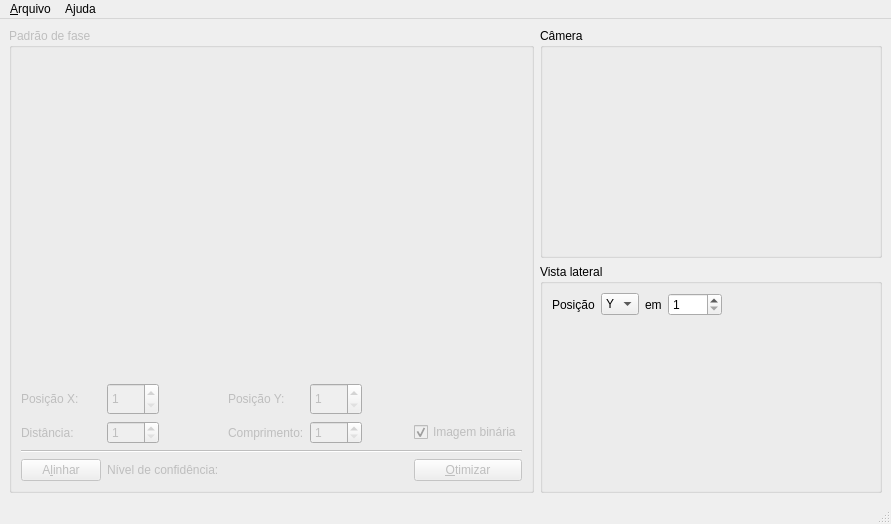
<?xml version="1.0" encoding="UTF-8"?>
<ui version="4.0">
 <class>MainWindow</class>
 <widget class="QMainWindow" name="MainWindow">
  <property name="geometry">
   <rect>
    <x>0</x>
    <y>0</y>
    <width>891</width>
    <height>524</height>
   </rect>
  </property>
  <property name="focusPolicy">
   <enum>Qt::NoFocus</enum>
  </property>
  <property name="windowTitle">
   <string>Otimizar padrão de fase</string>
  </property>
  <property name="windowIcon">
   <iconset>
    <normaloff>icon.xpm</normaloff>icon.xpm</iconset>
  </property>
  <widget class="QWidget" name="centralwidget">
   <layout class="QGridLayout" name="gridLayout">
    <item row="1" column="1">
     <widget class="QGroupBox" name="gbCamera">
      <property name="enabled">
       <bool>true</bool>
      </property>
      <property name="title">
       <string>Câmera</string>
      </property>
      <layout class="QGridLayout" name="gridLayout_4">
       <item row="0" column="0" colspan="2">
        <widget class="QLabel" name="lblCamera">
         <property name="text">
          <string/>
         </property>
         <property name="alignment">
          <set>Qt::AlignCenter</set>
         </property>
        </widget>
       </item>
      </layout>
     </widget>
    </item>
    <item row="2" column="1">
     <widget class="QGroupBox" name="gbCameraSideView">
      <property name="enabled">
       <bool>true</bool>
      </property>
      <property name="maximumSize">
       <size>
        <width>16777215</width>
        <height>250</height>
       </size>
      </property>
      <property name="title">
       <string>Vista lateral</string>
      </property>
      <layout class="QGridLayout" name="gridLayout_2">
       <item row="0" column="2">
        <widget class="QLabel" name="lblIn">
         <property name="text">
          <string>em</string>
         </property>
        </widget>
       </item>
       <item row="0" column="1">
        <widget class="QComboBox" name="cbPosition">
         <property name="currentIndex">
          <number>1</number>
         </property>
         <item>
          <property name="text">
           <string>X</string>
          </property>
         </item>
         <item>
          <property name="text">
           <string>Y</string>
          </property>
         </item>
        </widget>
       </item>
       <item row="1" column="0" colspan="6">
        <widget class="QLabel" name="lblCameraSideView">
         <property name="text">
          <string/>
         </property>
         <property name="alignment">
          <set>Qt::AlignCenter</set>
         </property>
        </widget>
       </item>
       <item row="0" column="0">
        <widget class="QLabel" name="lblPosition">
         <property name="text">
          <string>Posição</string>
         </property>
        </widget>
       </item>
       <item row="0" column="3">
        <widget class="QSpinBox" name="sbPositionValue">
         <property name="minimum">
          <number>1</number>
         </property>
         <property name="maximum">
          <number>1280</number>
         </property>
        </widget>
       </item>
       <item row="0" column="4">
        <spacer name="horizontalSpacer_3">
         <property name="orientation">
          <enum>Qt::Horizontal</enum>
         </property>
         <property name="sizeHint" stdset="0">
          <size>
           <width>40</width>
           <height>20</height>
          </size>
         </property>
        </spacer>
       </item>
      </layout>
     </widget>
    </item>
    <item row="1" column="0" rowspan="2">
     <widget class="QGroupBox" name="gbPhase">
      <property name="enabled">
       <bool>false</bool>
      </property>
      <property name="title">
       <string>Padrão de fase</string>
      </property>
      <layout class="QGridLayout" name="gridLayout_3">
       <item row="1" column="1">
        <widget class="QLabel" name="lblX">
         <property name="text">
          <string>Posição X:</string>
         </property>
        </widget>
       </item>
       <item row="7" column="2">
        <widget class="QLabel" name="lblConfidence">
         <property name="text">
          <string>Nível de confidência: </string>
         </property>
        </widget>
       </item>
       <item row="7" column="6">
        <widget class="QPushButton" name="pbOptimize">
         <property name="text">
          <string>&amp;Otimizar</string>
         </property>
        </widget>
       </item>
       <item row="0" column="1" colspan="6">
        <widget class="QLabel" name="lblPhase">
         <property name="text">
          <string/>
         </property>
         <property name="alignment">
          <set>Qt::AlignCenter</set>
         </property>
        </widget>
       </item>
       <item row="1" column="2">
        <widget class="QSpinBox" name="sbX">
         <property name="maximumSize">
          <size>
           <width>52</width>
           <height>32</height>
          </size>
         </property>
         <property name="toolTip">
          <string>&lt;html&gt;&lt;head/&gt;&lt;body&gt;&lt;p&gt;Indica a posição X do padrão de fase no canvas do SLM&lt;/p&gt;&lt;/body&gt;&lt;/html&gt;</string>
         </property>
         <property name="whatsThis">
          <string>&lt;html&gt;&lt;head/&gt;&lt;body&gt;&lt;p&gt;&lt;br/&gt;&lt;/p&gt;&lt;/body&gt;&lt;/html&gt;</string>
         </property>
         <property name="minimum">
          <number>1</number>
         </property>
         <property name="maximum">
          <number>1280</number>
         </property>
        </widget>
       </item>
       <item row="1" column="4">
        <widget class="QSpinBox" name="sbY">
         <property name="maximumSize">
          <size>
           <width>52</width>
           <height>32</height>
          </size>
         </property>
         <property name="toolTip">
          <string>&lt;html&gt;&lt;head/&gt;&lt;body&gt;&lt;p&gt;Indica a posição Y do padrão de fase no canvas do SLM&lt;/p&gt;&lt;/body&gt;&lt;/html&gt;</string>
         </property>
         <property name="whatsThis">
          <string>&lt;html&gt;&lt;head/&gt;&lt;body&gt;&lt;p&gt;&lt;br/&gt;&lt;/p&gt;&lt;/body&gt;&lt;/html&gt;</string>
         </property>
         <property name="minimum">
          <number>1</number>
         </property>
         <property name="maximum">
          <number>1024</number>
         </property>
        </widget>
       </item>
       <item row="7" column="1">
        <widget class="QPushButton" name="pbAlign">
         <property name="text">
          <string>A&amp;linhar</string>
         </property>
        </widget>
       </item>
       <item row="6" column="1" colspan="6">
        <widget class="Line" name="line">
         <property name="orientation">
          <enum>Qt::Horizontal</enum>
         </property>
        </widget>
       </item>
       <item row="1" column="3">
        <widget class="QLabel" name="lblY">
         <property name="text">
          <string>Posição Y:</string>
         </property>
        </widget>
       </item>
       <item row="7" column="5">
        <spacer name="horizontalSpacer_2">
         <property name="orientation">
          <enum>Qt::Horizontal</enum>
         </property>
         <property name="sizeHint" stdset="0">
          <size>
           <width>40</width>
           <height>20</height>
          </size>
         </property>
        </spacer>
       </item>
       <item row="3" column="2">
        <widget class="QSpinBox" name="sbDistanceGrating">
         <property name="maximumSize">
          <size>
           <width>52</width>
           <height>32</height>
          </size>
         </property>
         <property name="minimum">
          <number>1</number>
         </property>
         <property name="maximum">
          <number>1024</number>
         </property>
        </widget>
       </item>
       <item row="3" column="4">
        <widget class="QSpinBox" name="sbLengthGrating">
         <property name="maximumSize">
          <size>
           <width>52</width>
           <height>32</height>
          </size>
         </property>
         <property name="minimum">
          <number>1</number>
         </property>
         <property name="maximum">
          <number>1024</number>
         </property>
        </widget>
       </item>
       <item row="3" column="1">
        <widget class="QLabel" name="lblDistanceGrating">
         <property name="text">
          <string>Distância:</string>
         </property>
        </widget>
       </item>
       <item row="3" column="3">
        <widget class="QLabel" name="lblLengthGrating">
         <property name="text">
          <string>Comprimento:</string>
         </property>
        </widget>
       </item>
       <item row="3" column="6">
        <widget class="QCheckBox" name="cbBinary">
         <property name="text">
          <string>Imagem binária</string>
         </property>
         <property name="checked">
          <bool>true</bool>
         </property>
        </widget>
       </item>
       <item row="1" column="5" colspan="2">
        <spacer name="horizontalSpacer">
         <property name="orientation">
          <enum>Qt::Horizontal</enum>
         </property>
         <property name="sizeHint" stdset="0">
          <size>
           <width>40</width>
           <height>20</height>
          </size>
         </property>
        </spacer>
       </item>
      </layout>
     </widget>
    </item>
   </layout>
  </widget>
  <widget class="QMenuBar" name="menubar">
   <property name="geometry">
    <rect>
     <x>0</x>
     <y>0</y>
     <width>891</width>
     <height>30</height>
    </rect>
   </property>
   <widget class="QMenu" name="mnFile">
    <property name="title">
     <string>&amp;Arquivo</string>
    </property>
    <addaction name="actLoadImage"/>
    <addaction name="actSavePhase"/>
    <addaction name="separator"/>
    <addaction name="actQuit"/>
   </widget>
   <widget class="QMenu" name="mnHelp">
    <property name="title">
     <string>Ajuda</string>
    </property>
    <addaction name="actAbout"/>
   </widget>
   <addaction name="mnFile"/>
   <addaction name="mnHelp"/>
  </widget>
  <widget class="QStatusBar" name="statusbar"/>
  <action name="actQuit">
   <property name="text">
    <string>&amp;Sair</string>
   </property>
  </action>
  <action name="actLoadImage">
   <property name="text">
    <string>&amp;Carregar imagem</string>
   </property>
  </action>
  <action name="actAbout">
   <property name="text">
    <string>Sobre</string>
   </property>
  </action>
  <action name="actSavePhase">
   <property name="text">
    <string>Salvar &amp;fase</string>
   </property>
  </action>
 </widget>
 <tabstops>
  <tabstop>sbX</tabstop>
  <tabstop>sbY</tabstop>
  <tabstop>sbDistanceGrating</tabstop>
  <tabstop>sbLengthGrating</tabstop>
  <tabstop>cbBinary</tabstop>
  <tabstop>pbAlign</tabstop>
  <tabstop>pbOptimize</tabstop>
  <tabstop>cbPosition</tabstop>
  <tabstop>sbPositionValue</tabstop>
 </tabstops>
 <resources/>
 <connections>
  <connection>
   <sender>actQuit</sender>
   <signal>triggered()</signal>
   <receiver>MainWindow</receiver>
   <slot>close()</slot>
   <hints>
    <hint type="sourcelabel">
     <x>-1</x>
     <y>-1</y>
    </hint>
    <hint type="destinationlabel">
     <x>146</x>
     <y>66</y>
    </hint>
   </hints>
  </connection>
 </connections>
</ui>
